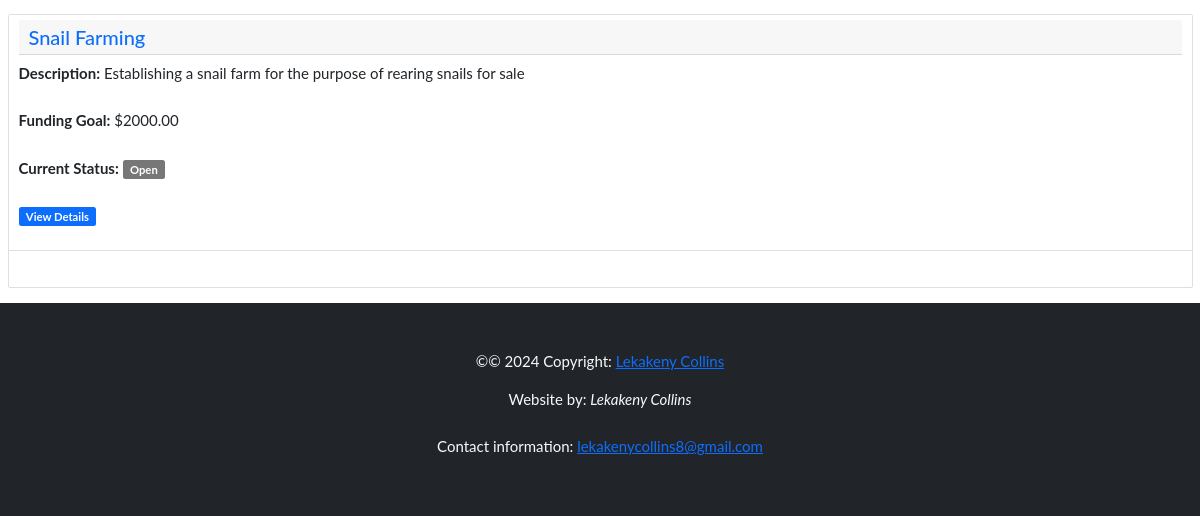
The page /projects/ (lower part) on the database as committed earlier.
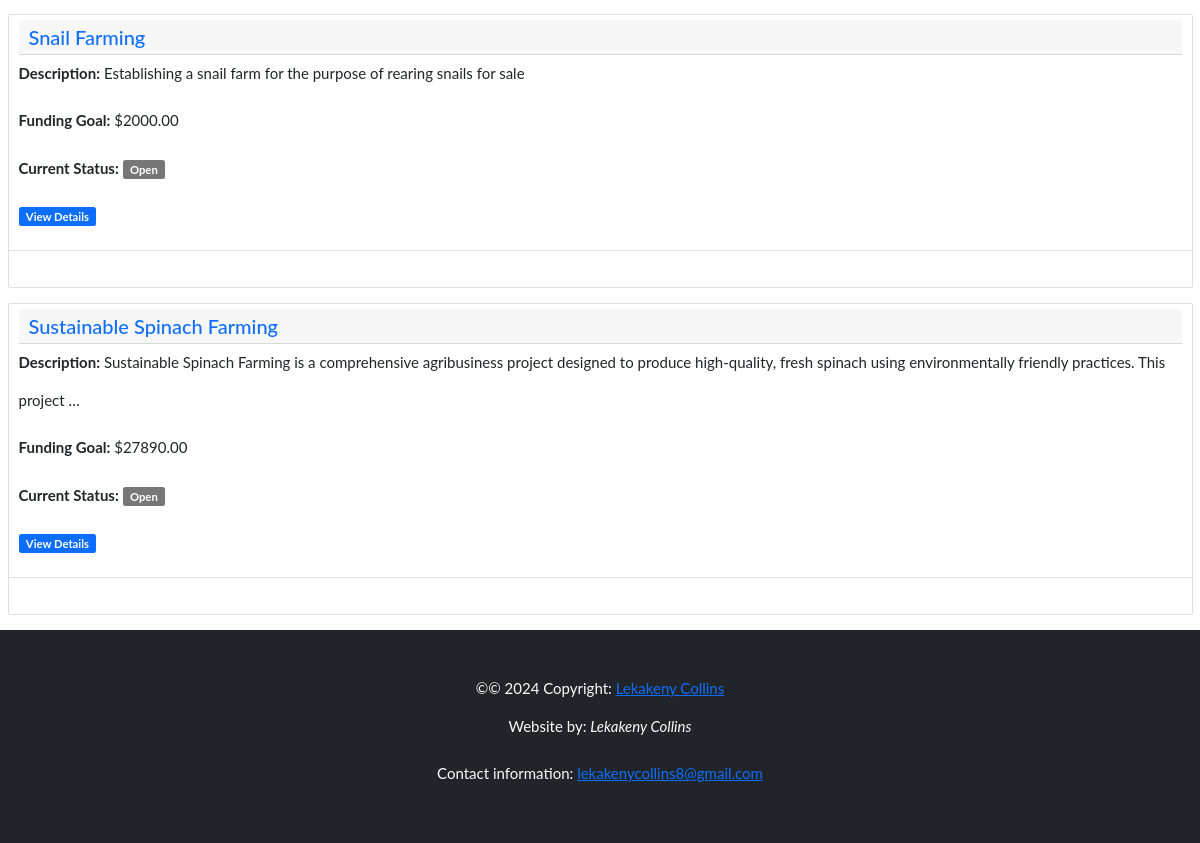
The same page on the database as committed later.
### agri_project/models.py (models this page shows, shortened)
class BaseModel(models.Model):
    created_at = models.DateTimeField(auto_now_add=True)
    updated_at = models.DateTimeField(auto_now=True)
    class Meta:
        abstract = True

class Project(BaseModel):
    name = models.CharField(max_length=50, help_text="The name of agribusiness project")
    description = models.TextField(help_text="project description")
    funding_goal = models.DecimalField(max_digits=10, decimal_places=2,
            help_text="funding needed")
    current_status = models.CharField(max_length=50, default='Open',
            help_text="Open, Closed, Onhold")
    farmer_name = models.CharField(max_length=100, help_text="Your names")
    farmer_email = models.EmailField(help_text="Farmer's Email")

### agri_project/views.py (the view)
# urls.py: path('projects/', views.project_listing, name='project_listing'),
def project_listing(request):
    projects = Project.objects.all()
    context = {"projects": projects}
    return render(request, "agri_project/project_listings.html", context)

### agri_project/templates/agri_project/project_listings.html (shortened to what this page needs)
{% extends 'agri_project/base.html' %}
{% block content %}
<section class="container-fluid ms-auto"><br>
        {% for project in projects %}
        <div class="card mt-4 mt-lg-0 mb-4">
            <article>
                <ul class="list-group list-group-flush">
                    <li class="list-group-item justify-content-between align-items-start">
                    	<div class="card-header d-lg-flex">
                        	<h2 class="text-primary mb-0">{{ project.name }}</h2>
                    	</div>
                    	<p><strong>Description:</strong> {{ project.description|truncatewords:20 }}</p>
                    	<p><strong>Funding Goal:</strong> ${{ project.funding_goal }}</p>
                    	<p><strong>Current Status:</strong> <span class="badge bg-info-soft">{{ project.current_status }}</span></p>
                    	<p><a href="/projects/{{ project.id }}/"><span class="badge bg-primary">View Details</span></a></p>
                    <li>
                </ul>
            </article>
        </div>
        {% empty %}
            <p>No projects available at the moment. <a href="/projects/create/"><span class="badge bg-primary">Create a new project</span></a>.</p>
        {% endfor %}
</section>
{% endblock %}

Rows that differ between the two databases and show on the page:
added Project: name "Sustainable Spinach Farming", description "Sustainable Spinach Farming is a comprehensive agribusiness project designed to produce high-quality, fresh spinach using environmentally friendly practices. This project …", funding_goal "27890.00", current_status "Open"
